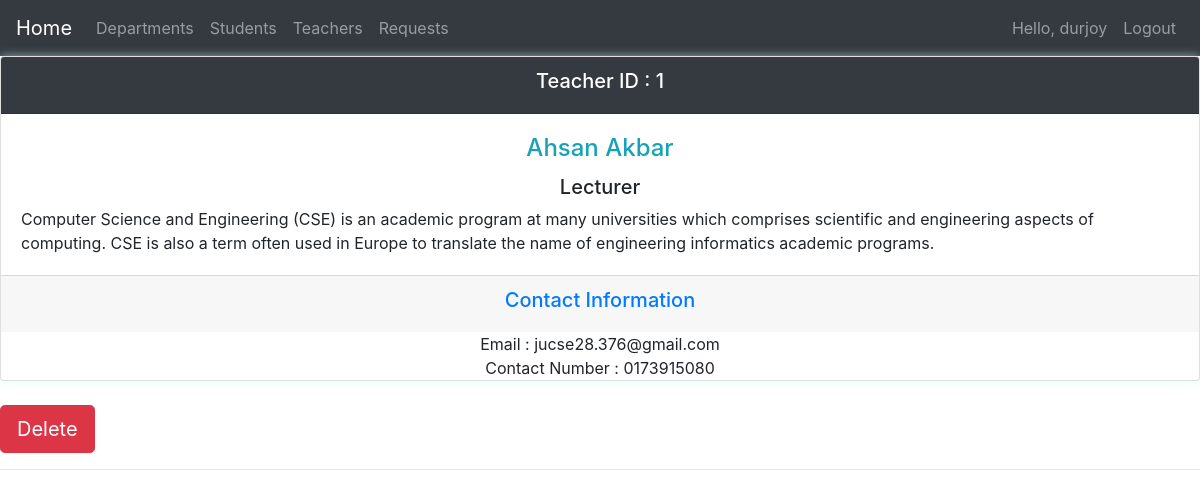
Page /teacher_info/1/ (signed in) on the committed database.
### app1/models.py (models this page shows, shortened)
class Teacher(models.Model):
    RANK=(
        ('Lecturer','Lecturer'),
        ('Assistant Professor','Assistant Professor'),
        ('Professor','Professor'),
        ('Head of The Department','Head of The Department'),
    )
    name=models.CharField(max_length=30,null=False)
    reg_no=models.CharField(max_length=10,null=False,unique=True)
    rank=models.CharField(max_length=40,null=True,choices=RANK)
    dept=models.ForeignKey(Department,null=True,on_delete=models.SET_NULL)
    email=models.EmailField()
    phone=models.CharField(max_length=20,null=True)
    description=models.CharField(max_length=3000,null=True)

### app1/decorators.py (the view)
        def wrapper_func(request,*args,**kwargs):
            group=None
            if request.user.groups.exists():
                group=request.user.groups.all()[0].name
            if group in allowed_roles:
                return view_func(request,*args,**kwargs)
            else:
                return HttpResponse('You are not authorized.Please contact With Admin Panel.')

### app1/views.py (called while the page is built)
@allowed_users(allowed_roles=['admin'])
def teacher_info(request,pk):
    teacher=Teacher.objects.get(id=pk)
    context={'teacher':teacher}
    return render(request, 'app1/teacher_info.html',context)

### app1/templates/app1/teacher_info.html (shortened to what this page needs)
{% extends 'app1/main.html' %}
{%block content%}
           <div class="card text-center ">
                <div class="card-header bg-dark text-white">
                    <h5 > Teacher ID : {{teacher.id}}</h5>
                </div>
                <div class="card-body">
                    <h4 class="card-title text-info  ">{{teacher.name}}</h4>
                   <h5>{{teacher.rank}}</h5>
                    <p class="card-text text-left" >{{teacher.description}}</p>
                </div>
                <div class="card-footer text-muted">
                    <h5 class="text-primary">Contact Information</h5>
                </div>
                Email : {{teacher.email}}<br>
                Contact Number : {{teacher.phone}}
           </div>
        <br>
        <form method="POST" action="{% url 'delete_teacher' teacher.id %}">
            <button type="submit" class="btn btn-danger btn-lg">Delete</button>
        </form>
{%endblock%}

### app1/templates/app1/navbar.html (shortened to what this page needs)
<nav class="navbar navbar-expand-lg navbar-dark bg-dark">
  <a class="navbar-brand" href="{% url 'home' %}">Home</a>
  <div class="collapse navbar-collapse" id="navbarNav">
    <ul class="navbar-nav mr-auto">
      {% if request.user.is_staff %}
        <li class="nav-item">
          <a class="nav-link" href="{% url 'nav_dept' %}">Departments</a>
        </li>
        <li class="nav-item">
          <a class="nav-link" href="{% url 'nav_stu' %}">Students</a>
        </li>
        <li class="nav-item">
          <a class="nav-link" href="{% url 'teacher_list' %}">Teachers</a>
        </li>
        <li class="nav-item">
          <a class="nav-link" href="{% url 'request' %}">Requests</a>
        </li>
      {% endif %}
    </ul>
    <ul class="navbar-nav">
      <li class="nav-item">
        <span class="navbar-text mr-2">Hello, {{ request.user }}</span>
      </li>
      <li class="nav-item">
        <a class="nav-link" href="{% url 'logout' %}">Logout</a>
      </li>
    </ul>
  </div>
</nav>

### static/css/department.css (style rules this page uses)
body { background-color: rgb(211, 250, 235); }

### static/css/studentinfo.css (style rules this page uses)
body { background-color: #afc4e4; }

### static/css/dept_form.css (style rules this page uses)
body { background-color: #f5f5f5; font-family: Arial, sans-serif; }
.card { box-shadow: 0 0 10px rgba(201, 248, 248, 0.61); }

### rows in the picture
Teacher: id "1", name "Ahsan Akbar", rank "Lecturer", description "Computer Science and Engineering (CSE) is an academic program at many universities which comprises scientific and engineering aspects of computing. CSE is also a term often used in Europe to translate the name of engineering informatics academic programs.", email "jucse28.376@gmail.com", phone "0173915080"

### other values in the picture
{{ request.user }} "durjoy"
